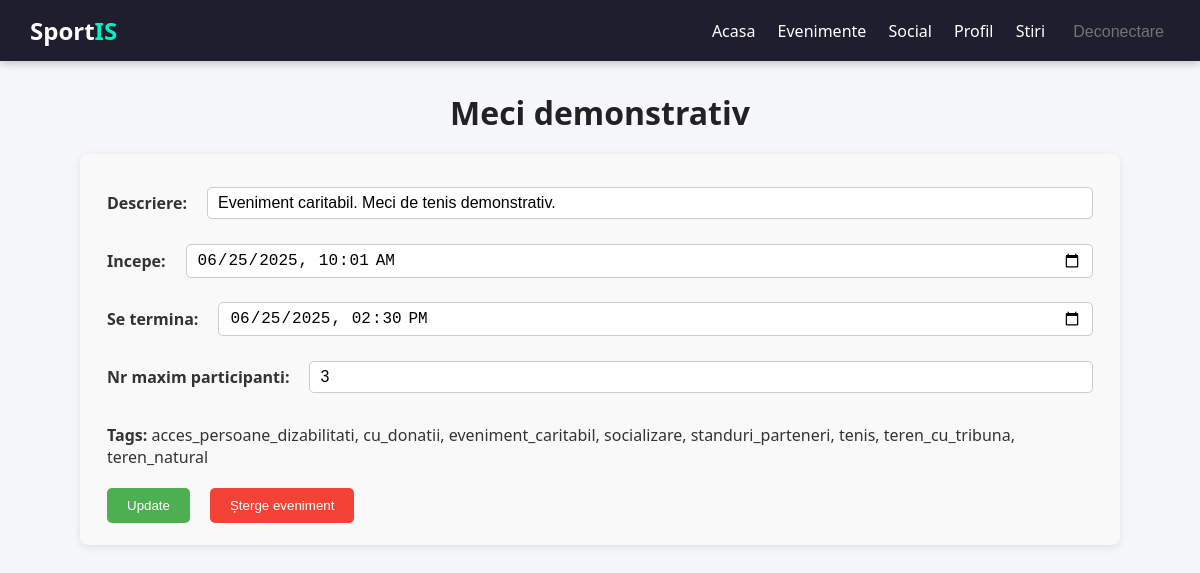
The app's page /event/editEvent/1 (signed in) with its own data.
### tables this page shows
CREATE TABLE `events` (
  `id` int(11) NOT NULL AUTO_INCREMENT,
  `name` varchar(100) NOT NULL,
  `creator_id` int(11) NOT NULL,
  `field_id` int(11) NOT NULL,
  `max_participants` int(11) NOT NULL,
  `event_time_start` datetime NOT NULL,
  `event_time_end` datetime DEFAULT NULL,
  `description` text DEFAULT NULL,
  PRIMARY KEY (`id`),
  KEY `creator_id` (`creator_id`),
  KEY `field_id` (`field_id`)
);

### app/core/Controller.php (called while the page is built, shortened)
<?php
class Controller
{
    public function view($view, $data = []){
        extract($data);
        require_once __DIR__ . '/../views/' . $view . '.php';
    }
}

### app/controllers/event.php (called while the page is built, shortened)
<?php
require_once __DIR__ . '/../models/EventModel.php';
class Event extends Controller
{
    private $tagModel;
    public function __construct() {
        $this->tagModel = $this->model('Tag');
    }
    public function editEvent($eventId) {
        $event = EventModel::findEventById($eventId);
        $event = $event[0];
        $fieldId = $event['field_id'];
        $tags = $this->tagModel->getTagsByEvent($eventId);
        if(!empty($tags))
            $tags = array_map(function ($tag) {
                return $tag["name"];
            }, $tags);
        $this->view("event/editEvent", [
            "event" => $event,
            "fieldId" => $fieldId,
            "eventTags" => $tags,
            "participants" => EventModel::getParticipants($eventId) ?? []
        ]);
    }
}

### app/core/App.php (called while the page is built, shortened)
<?php
require_once __DIR__ . '/Config.php';
require_once __DIR__ . '/../services/DatabaseService.php';
class App{
    protected $method = 'index';
    public function __construct(){
        $url = $this->parseUrl();
        if(isset($url[0]))
        if(file_exists(__DIR__ . '/../controllers/'. $url[0] . '.php' )){
            unset($url[0]);
        }
        $this->controller = new $this->controller;
        if(isset($url[1]))
        {
            if(method_exists($this->controller, $url[1]))
            {
                $this->method = $url[1];
                unset($url[1]);
            }
        }
        $this->params = $url ? array_values($url) : [];
        call_user_func_array([$this->controller, $this->method], $this->params);
    }
    public function parseUrl(){
        if(isset($_GET['url'])){
            return $url = explode('/', filter_var(rtrim($_GET['url'], '/'), FILTER_SANITIZE_URL));
        }
    }
}
?>

### public/index.php (called while the page is built, shortened)
<?php
$app = new App();

### app/core/Config.php (called while the page is built, shortened)
<?php
class Config
{
    private static $data = [];
    public static function get(string $key, $default = null)
    {
        $val = $_ENV[$key] ?? getenv($key) ?? self::$data[$key] ?? null;
        if ($val !== false && $val !== null && $val !== '') {
            return $val;
        }
        return $default;
    }
}

### app/services/DatabaseService.php (called while the page is built, shortened)
<?php
class DatabaseService {
    private static $conn;
    public static function load()
    {
        $servername = Config::get('MYSQL_SERVER', '127.0.0.1');
        $username = Config::get('MYSQL_USER', 'root');
        $password = Config::get('MYSQL_PASSWORD', '');
        $dbname = Config::get('MYSQL_DB', 'sportis');
        $port = (int) Config::get('MYSQL_PORT', 3306);
        $useSsl = Config::get('MYSQL_SSL', false) || $port === 4000;
        if ($useSsl) {
            self::$conn = mysqli_init();
            self::$conn->ssl_set(null, null, null, null, null);
            if (!@self::$conn->real_connect($servername, $username, $password, $dbname, $port, null, MYSQLI_CLIENT_SSL)) {
                die("Database connection failed: " . self::$conn->connect_error);
            }
        } else {
            self::$conn = new mysqli($servername, $username, $password, $dbname, $port);
        }
        self::$conn->set_charset("utf8mb4");
    }
    public static function runSelect($sql, ...$vars) {
        $rows = null;
        $result = self::$conn->execute_query($sql, $vars);
        if ($result->num_rows > 0) {
            $rows = $result->fetch_all(MYSQLI_ASSOC);
        }
        return $rows;
    }
}

### app/models/EventModel.php (called while the page is built, shortened)
<?php
class EventModel
{
    public static function findEventById($eventId)
    {
        $eventData = DatabaseService::runSelect(
            "SELECT * FROM events WHERE id = ? LIMIT 1", $eventId
        );
        return $eventData;
    }
}

### app/views/event/editEvent.php (the view, shortened to what this page needs)
<!DOCTYPE html>
<html lang="ro">
<head>
    <link rel="stylesheet" href="<?php echo Config::get('APP_URL'); ?>/css/MainStyle.css">
</head>
<body>
    <?php include_once __DIR__ . '/../partials/navBar.php'; ?>
    <div class="container">
     <h1><?= $event["name"] ?></h1>
     <div class="filter-header">
        <form method="post" action="<?= Config::get("APP_URL"); ?>/event/update/<?= $event['id'] ?>">
            <div class="filter-element">
                <p><strong>Descriere:</strong></p>
                <input name="description" type="text" value="<?= htmlspecialchars($event['description']) ?>" required />
            </div>
            <div class="filter-element">
                <p><strong>Incepe:</strong></p>
                <input name="event_time_start" type="datetime-local" value="<?= $event['event_time_start'] ?>" required />
            </div>
            <div class="filter-element">
                <p><strong>Se termina:</strong></p>
                <input name="event_time_end" type="datetime-local" value="<?= $event['event_time_end'] ?>" required />
            </div>
            <div class="filter-element">
                <p><strong>Nr maxim participanti:</strong></p>
                <input name="max_participants" type="number" value="<?= $event["max_participants"] ?>" required />
            </div>
            <div class="filter-element">
                <p><strong>Tags:</strong>
                    <?php
                        echo !empty($eventTags) ? implode(", ", $eventTags) : "";
                    ?>
                </p>
            </div>
            <div class="filter-element">
            <button type="submit" class="button-success">Update</button>
        </form>
        <form action="<?= Config::get('APP_URL'); ?>/event/deleteEvent/<?= $event['id'] ?>" method="post">
            <button type="submit" class="button-error">Șterge eveniment</button>
        </form>
        <div class="filter-element">
</div>
</body>
</html>

### public/css/MainStyle.css (style rules this page uses)
body { margin: 0; padding: 0; font-family: 'Segoe UI', sans-serif; background-color: #f5f7fa; color: #333; }
.container { max-width: 1100px; margin: 30px auto; padding: 0 20px; }
.container h1 { margin-bottom: 20px; color: #222; font-size: 32px; font-weight: 600; text-align: center; }
.filter-header { background-color: #f9f9f9; padding: 20px 25px; border-radius: 8px; box-shadow: 0 2px 8px rgba(0,0,0,0.1); width: 90%; margin: 20px auto; }
.filter-header .filter-element { display: flex; padding: 2px; flex-wrap: wrap; gap: 15px 20px; align-items: center; justify-content: flex-start; }
.filter-header input[type="text"], .filter-header input[type="datetime-local"], .filter-header input[type="number"], .filter-header select { flex: 1 1 180px; padding: 6px 10px; border: 1.8px solid #ccc; border-radius: 5px; font-size: 1rem; transition: border-color 0.3s ease; }

### app/views/event/editEvent.php (style rules this page uses)
.button-success { background-color: #4CAF50; color: white; border: none; padding: 10px 20px; border-radius: 5px; cursor: pointer; transition: background-color 0.3s ease; }
.button-error { background-color: #f44336; color: white; border: none; padding: 10px 20px; border-radius: 5px; cursor: pointer; transition: background-color 0.3s ease; }

### records on screen
events: name "Meci demonstrativ", description "Eveniment caritabil. Meci de tenis demonstrativ.", event_time_start "06/25/2025 10:01", event_time_end "06/25/2025 14:30", max_participants "3"

### other values on screen
implode(", ", $eventTags) "acces_persoane_dizabilitati, cu_donatii, eveniment_caritabil, socializare, standuri_parteneri, tenis, teren_cu_tribuna, teren_natural"
